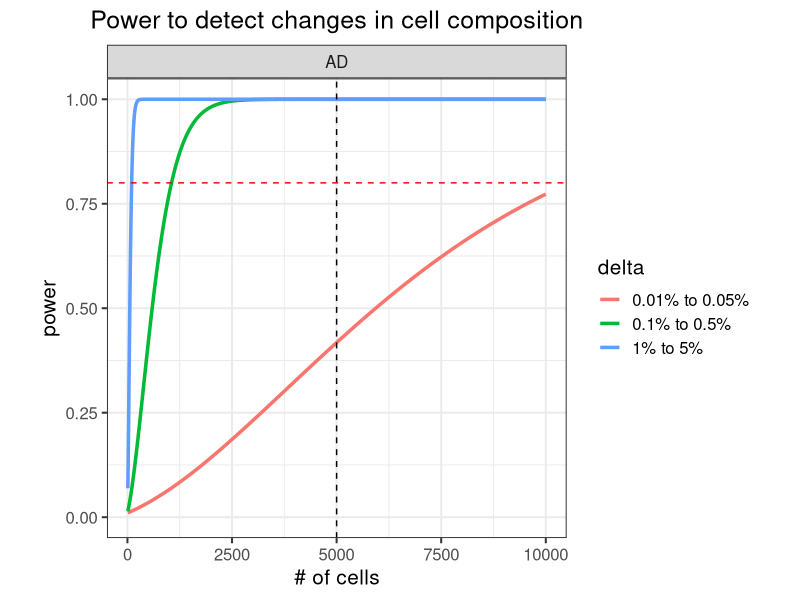
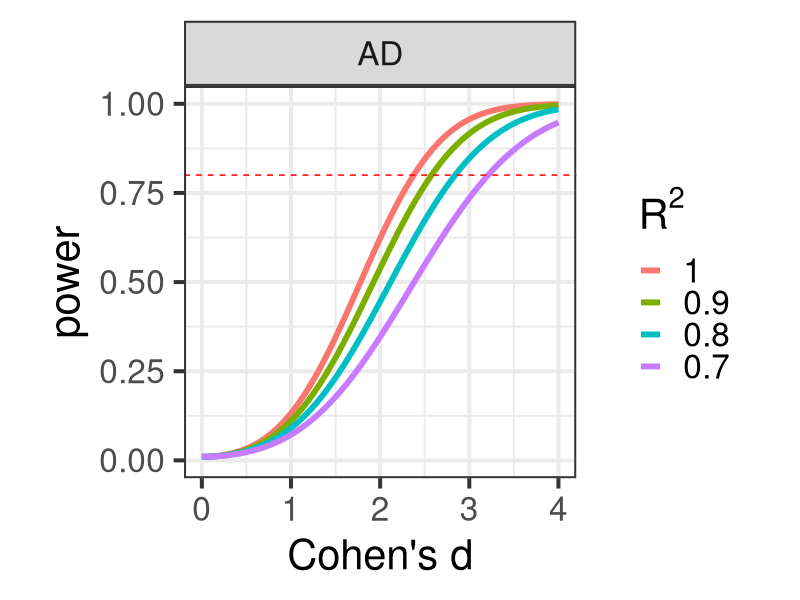
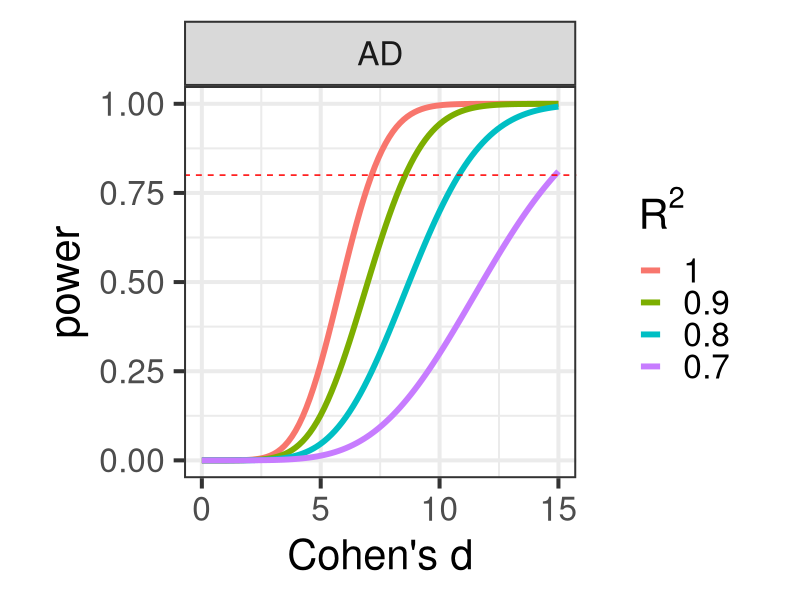

The R script that drew these images, in order:
## ---- chunk 1
library(ggplot2)
library(data.table)
library(xtable)

## ---- chunk 2
suppressPackageStartupMessages(library(knitr))
options(xtable.type="html")

knitr::opts_chunk$set(
  echo=TRUE,
  warning=FALSE,
  message=TRUE,
  error = FALSE,
  tidy = FALSE,
  cache = FALSE,
  cache.lazy = FALSE,
  dev = c("png", "pdf"), 
  fig.width=7, fig.height=7)

options(markdown.HTML.stylesheet = 'css/custom.css')
## ---- chunk 3

library(pwr)
n_samples = c(CTL = 6, AD=6)
n_cells = 5000
n_cells_max = 10000
prop_diff = list(c(0.01, 0.05), c(0.001, 0.005), c(0.0001, 0.0005))
n_cell_types = 5

getPower = function(n1, n2, p1, p2, C, n_tests){
	sSq1 = p1*(1-p1)/ C
	sSq2 = p2*(1-p2)/ C

	sigSq = ((n1-1)*sSq1 + (n2-1)*sSq2) / (n1 + n2 -2)
	d = abs(p1 - p2)/sqrt(sigSq)

	pwr.t2n.test(n1=n1, n2=n2, d=d, sig.level = 0.05/n_tests )
}

getPowerCurve = function(n1, n2){
	# for each pair of proportions
	res = lapply(prop_diff, function(prop){
		p1 = prop[1]
		p2 = prop[2]

		# for each cell number
		res = lapply( seq(10, n_cells_max, by = 3), function(C){
			res = getPower(n1, n2, p1, p2, C, n_cell_types)
			data.frame(n1, n2, p1, p2, C, d = res$d, power= res$power, delta=paste0(p1*100, '% to ', p2*100, '%'))
			})
		do.call("rbind", res)
		})
	do.call("rbind", res)
}

# for each disease
res = lapply(names(n_samples)[-1], function(ID){
	res = getPowerCurve(n_samples['CTL'], n_samples[ID])
	res$Disease = ID
	res 
})
res = do.call("rbind", res)

ggplot(res, aes(C, power, color=delta)) + geom_line(size=1.2) + theme_bw(15) + theme(aspect.ratio=1, plot.title = element_text(hjust = 0.5)) + xlab("# of cells") + ggtitle("Power to detect changes in cell composition") + ylim(0, 1) + facet_wrap(~Disease) + geom_vline(xintercept=n_cells, color="black", linetype="dashed") + geom_hline(yintercept=0.8, color="red", linetype="dashed") #+ scale_x_continuous(limits=c(0,n_cells_max), expand=c(0,0)) + scale_y_continuous(limits=c(0,1.02), expand=c(0,0))
## ---- chunk 4
# Sample size required to get 80% power
res = data.table(res)
res$Dataset = with(res, paste(Disease, delta))
tab = res[,.SD[min(which(power>.80)),],by=Dataset]
tab$Cells_per_individual = as.integer(tab$C)
print(xtable(tab[,c('Dataset', 'Cells_per_individual', 'power')], type="html"), include.rownames=FALSE)
## ---- chunk 5
n_genes = 1
n_tests = n_genes * n_cell_types

getPower = function(n1, n2, d, n_tests, rsq){
	# pwr.t2n.test(n1=n1, n2=n2, d=d, sig.level = 0.05/n_tests )

	# Compute n_Eff, need to divide by 2 becaues n is the number in each set
	N_eff = 4 / (1/n1 + 1/n2)
	pwr.t.test(n=N_eff/2 * rsq, d=d, sig.level = 0.05/n_tests )
}

getPowerCurve = function(n1, n2, n_tests, rsq){
	# for each cell number
	res = lapply( seq(0, 4, length.out=1000), function(delta){
		res = getPower(n1, n2, delta, n_tests, rsq)
		data.frame(n1, n2, d = res$d, rsq, power= res$power)
		})
	do.call("rbind", res)
}

# for each disease
res = lapply(names(n_samples)[-1], function(ID){
	res = lapply( c(0.7,.8, .9,1), function(rsq){
		res = getPowerCurve(n_samples['CTL'], n_samples[ID], n_tests, rsq)
		res$Disease = ID
		res 
	})
	do.call("rbind", res)
})
res = do.call("rbind", res)

res$rsq_text = with(res, factor(rsq, rev(sort(unique(rsq)))))
res = res[order(res$rsq, decreasing=FALSE),]

ggplot(res, aes(d, power, color=rsq_text)) + geom_line(size=2) + theme_bw(30) + theme(aspect.ratio=1, plot.title = element_text(hjust = 0.5)) + ylim(0, 1) + xlab("Cohen's d") + facet_wrap( ~ Disease) + scale_color_discrete(bquote(R^2)) + geom_hline(yintercept=0.8, color="red", linetype="dashed")
## ---- chunk 6
n_genes = 10000
n_tests = n_genes * n_cell_types

getPower = function(n1, n2, d, n_tests, rsq){
	# pwr.t2n.test(n1=n1, n2=n2, d=d, sig.level = 0.05/n_tests )

	# Compute n_Eff, need to divide by 2 becaues n is the number in each set
	N_eff = 4 / (1/n1 + 1/n2)
	pwr.t.test(n=N_eff/2 * rsq, d=d, sig.level = 0.05/n_tests )
}

getPowerCurve = function(n1, n2, n_tests, rsq){
	# for each cell number
	res = lapply( seq(0, 15, length.out=100), function(delta){
		res = getPower(n1, n2, delta, n_tests, rsq)
		data.frame(n1, n2, d = res$d, rsq, power= res$power)
		})
	do.call("rbind", res)
}

# for each disease
res = lapply(names(n_samples)[-1], function(ID){
	res = lapply( c(0.7, .8, .9,1), function(rsq){
		res = getPowerCurve(n_samples['CTL'], n_samples[ID], n_tests, rsq)
		res$Disease = ID
		res 
	})
	do.call("rbind", res)
})
res = do.call("rbind", res)

res$rsq_text = with(res, factor(rsq, rev(sort(unique(rsq)))))
res = res[order(res$rsq, decreasing=FALSE),]

ggplot(res, aes(d, power, color=rsq_text)) + geom_line(size=2) + theme_bw(30) + theme(aspect.ratio=1, plot.title = element_text(hjust = 0.5)) + ylim(0, 1) + xlab("Cohen's d") + facet_wrap( ~ Disease) + scale_color_discrete(bquote(R^2)) + geom_hline(yintercept=0.8, color="red", linetype="dashed")
## ---- chunk 7
res = data.table(res)
res$Dataset = with(res, paste(Disease, rsq))
# Sample size required to get 80% power
tab = res[,.SD[min(which(power>.80)),],by=Dataset]
print(xtable(tab[,c('Disease', 'rsq', 'power', 'd')], type="html"), include.rownames=FALSE)
## ---- chunk 8
knitr::knit_exit()
